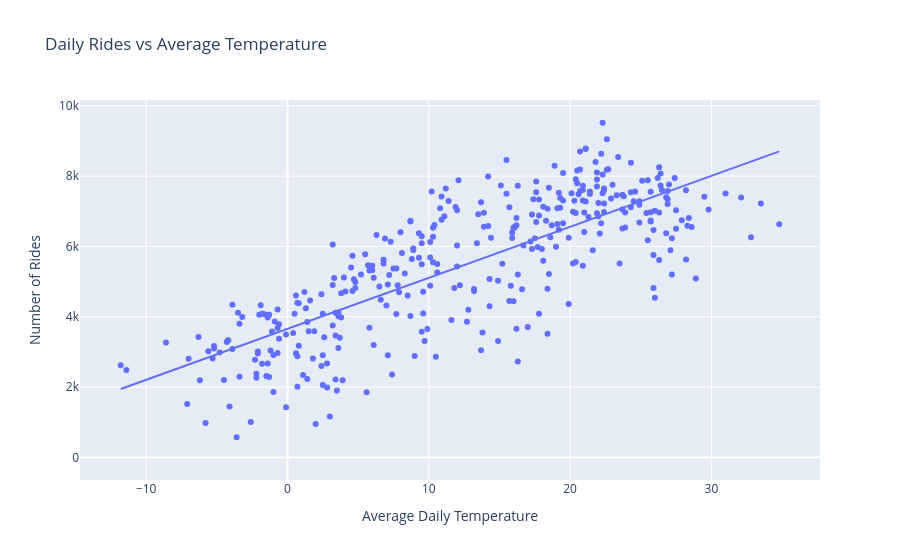

Notebook code cell kept with this figure:
### Code cell
fig = px.scatter(
    bike_weather_daily,
    x="temperature_2m_mean",
    y="number_of_rides",
    trendline="ols",
    title="Daily Rides vs Average Temperature"
)

fig.update_layout(
    xaxis_title="Average Daily Temperature",
    yaxis_title="Number of Rides"
)

fig.show()

### Figure 1 — Plotly figure (JSON) as saved in the notebook; plotly's stock layout.template omitted (floating-point values rounded to 4 significant figures; data arrays with more than 128 entries replaced by an {"elided": "..."} marker saying what was removed)
{"data": [{"hovertemplate": "temperature_2m_mean=%{x}<br>number_of_rides=%{y}<extra></extra>", "legendgroup": "", "marker": {"color": "#636efa", "symbol": "circle"}, "mode": "markers", "name": "", "orientation": "v", "showlegend": false, "type": "scatter", "x": {"elided": "366 float values"}, "xaxis": "x", "y": {"elided": "366 int values"}, "yaxis": "y"}, {"hovertemplate": "<b>OLS trendline</b><br>number_of_rides = 145.03 * temperature_2m_mean + 3658.31<br>R<sup>2</sup>=0.613667<br><br>temperature_2m_mean=%{x}<br>number_of_rides=%{y} <b>(trend)</b><extra></extra>", "legendgroup": "", "marker": {"color": "#636efa", "symbol": "circle"}, "mode": "lines", "name": "", "showlegend": false, "type": "scatter", "x": {"elided": "365 float values"}, "xaxis": "x", "y": {"elided": "365 float values"}, "yaxis": "y"}], "layout": {"legend": {"tracegroupgap": 0}, "title": {"text": "Daily Rides vs Average Temperature"}, "xaxis": {"anchor": "y", "domain": [0, 1], "title": {"text": "Average Daily Temperature"}}, "yaxis": {"anchor": "x", "domain": [0, 1], "title": {"text": "Number of Rides"}}}}
